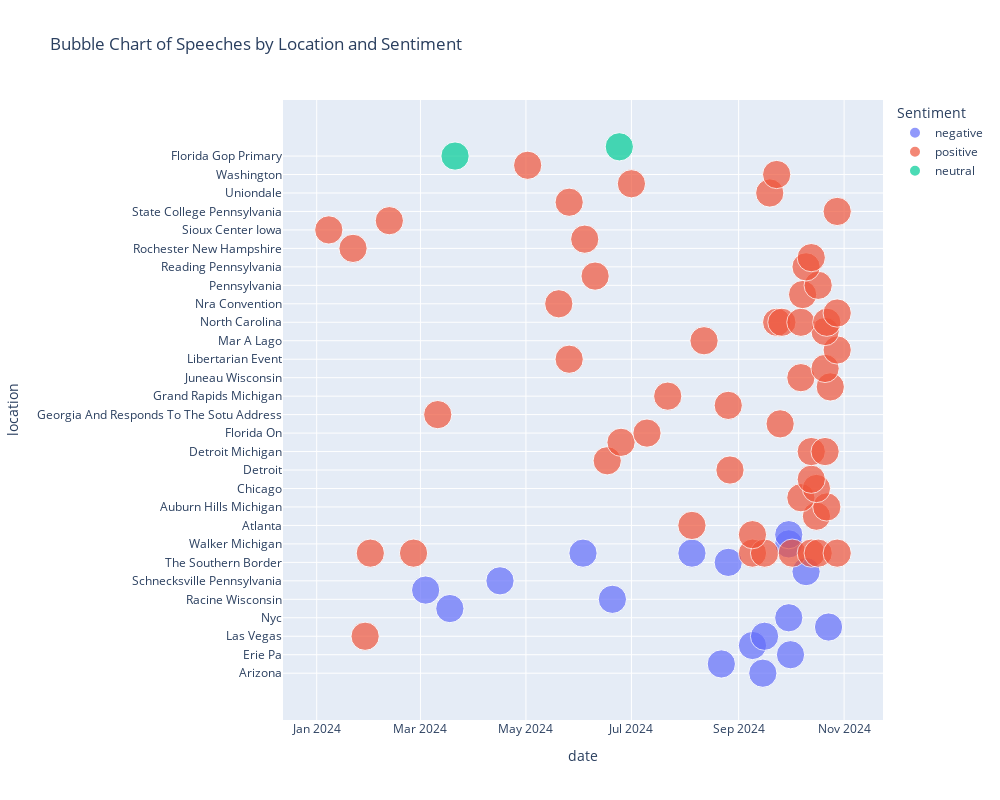

This figure's notebook cell:
### Code cell
# count the number of speeches per location and sentiment
location_sentiment_count = df.groupby(['location', 'date', 'sentiment', 'deliverer', 'title']).size().reset_index(name='count')

# bubble chart
fig = px.scatter(location_sentiment_count, 
                 x='date', 
                 y='location', 
                 size='count', 
                 color='sentiment', 
                 hover_name='deliverer', 
                 hover_data={'title': True, 'count': True},
                 title='Bubble Chart of Speeches by Location and Sentiment')

fig.update_layout(showlegend=True, legend_title_text='Sentiment', width=1000, height=800)

fig.show()

### Figure 1 — Plotly figure (JSON) as saved in the notebook; plotly's stock layout.template omitted (floating-point values rounded to 4 significant figures)
{"data": [{"customdata": [["Rally", 1], ["Rally", 1], ["Unknown", 1], ["Unknown", 1], ["Rally", 1], ["Unknown", 1], ["Unknown", 1], ["Rally", 1], ["Rally", 1], ["Rally", 1], ["Rally", 1], ["Rally", 1], ["Unknown", 1], ["Unknown", 1], ["Address", 1], ["Rally", 1], ["Unknown", 1]], "hovertemplate": "<b>%{hovertext}</b><br><br>sentiment=negative<br>date=%{x}<br>location=%{y}<br>count=%{customdata[1]}<br>title=%{customdata[0]}<extra></extra>", "hovertext": ["Donald Trump", "Donald Trump and J.D. Vance", "Donald Trump", "Donald Trump", "Donald Trump", "Donald Trump", "Donald Trump", "Donald Trump", "Donald Trump", "Donald Trump", "Donald Trump", "Donald Trump", "Donald Trump", "Donald Trump", "Donald Trump", "Donald Trump", "Donald Trump"], "legendgroup": "negative", "marker": {"color": "#636efa", "size": [1, 1, 1, 1, 1, 1, 1, 1, 1, 1, 1, 1, 1, 1, 1, 1, 1], "sizemode": "area", "sizeref": 0.0025, "symbol": "circle"}, "mode": "markers", "name": "negative", "orientation": "v", "showlegend": true, "type": "scatter", "x": ["2024-09-15T00:00:00", "2024-08-22T00:00:00", "2024-10-01T00:00:00", "2024-09-09T00:00:00", "2024-09-16T00:00:00", "2024-10-23T00:00:00", "2024-09-30T00:00:00", "2024-03-18T00:00:00", "2024-06-20T00:00:00", "2024-03-04T00:00:00", "2024-04-16T00:00:00", "2024-10-10T00:00:00", "2024-08-26T00:00:00", "2024-06-03T00:00:00", "2024-08-05T00:00:00", "2024-09-30T00:00:00", "2024-09-30T00:00:00"], "xaxis": "x", "y": ["Arizona", "Asheboro Nc", "Erie Pa", "Fraternal Order Of Police Meeting", "Las Vegas", "Miami Florida", "Nyc", "Ohio", "Racine Wisconsin", "Richmond", "Schnecksville Pennsylvania", "Scranton Pennsylvania", "The Southern Border", "Unknown", "Unknown", "Walker Michigan", "Wisconsin"], "yaxis": "y"}, {"customdata": [["Rally", 1], ["Rally", 1], ["Unknown", 1], ["Rally", 1], ["Unknown", 1], ["Rally", 1], ["Unknown", 1], ["Unknown", 1], ["Unknown", 1], ["Rally", 1], ["Unknown", 1], ["Rally", 1], ["Rally", 1], ["Address", 1], ["Rally", 1], ["Rally", 1], ["Rally", 1], ["Rally", 1], ["Rally", 1], ["Rally", 1], ["Unknown", 1], ["Rally", 1], ["Unknown", 1], ["Unknown", 1], ["Rally", 1], ["Unknown", 1], ["Town Hall", 1], ["Unknown", 1], ["Rally", 1], ["Unknown", 1], ["Unknown", 1], ["Town Hall", 1], ["Rally", 1], ["Rally", 1], ["Rally", 1], ["Unknown", 1], ["Interview", 1], ["Rally", 1], ["Speech", 1], ["Rally", 1], ["Rally", 1], ["Rally", 1], ["Unknown", 1], ["Speech", 1], ["Unknown", 1], ["Unknown", 1], ["Rally", 1], ["Unknown", 1], ["Town Hall", 1], ["Interview", 1], ["Rally", 1], ["Unknown", 1], ["Rally", 1], ["Rally", 1]], "hovertemplate": "<b>%{hovertext}</b><br><br>sentiment=positive<br>date=%{x}<br>location=%{y}<br>count=%{customdata[1]}<br>title=%{customdata[0]}<extra></extra>", "hovertext": ["Donald Trump", "Donald Trump", "Donald Trump", "Donald Trump", "Donald Trump", "Donald Trump", "Donald Trump", "Donald Trump", "Donald Trump", "Donald Trump", "Donald Trump", "Donald Trump", "Donald Trump", "Donald Trump", "Donald Trump", "Donald Trump", "Donald Trump", "Donald Trump", "Donald Trump", "Donald Trump", "Donald Trump", "Donald Trump", "Donald Trump", "Donald Trump", "Donald Trump", "Donald Trump", "Donald Trump", "Donald Trump", "Donald Trump", "Donald Trump", "Donald Trump", "Donald Trump", "Donald Trump", "Donald Trump", "Donald Trump", "Donald Trump", "Donald Trump", "Donald Trump", "Donald Trump", "Donald Trump", "Donald Trump", "Donald Trump", "Donald Trump", "Donald Trump", "Donald Trump", "Donald Trump", "Donald Trump", "Donald Trump", "Donald Trump", "Donald Trump", "Donald Trump", "Donald Trump", "Donald Trump", "Donald Trump"], "legendgroup": "positive", "marker": {"color": "#EF553B", "size": [1, 1, 1, 1, 1, 1, 1, 1, 1, 1, 1, 1, 1, 1, 1, 1, 1, 1, 1, 1, 1, 1, 1, 1, 1, 1, 1, 1, 1, 1, 1, 1, 1, 1, 1, 1, 1, 1, 1, 1, 1, 1, 1, 1, 1, 1, 1, 1, 1, 1, 1, 1, 1, 1], "sizemode": "area", "sizeref": 0.0025, "symbol": "circle"}, "mode": "markers", "name": "positive", "orientation": "v", "showlegend": true, "type": "scatter", "x": ["2024-08-05T00:00:00", "2024-10-16T00:00:00", "2024-10-22T00:00:00", "2024-10-07T00:00:00", "2024-10-16T00:00:00", "2024-10-13T00:00:00", "2024-08-27T00:00:00", "2024-06-17T00:00:00", "2024-10-13T00:00:00", "2024-10-21T00:00:00", "2024-06-25T00:00:00", "2024-07-10T00:00:00", "2024-09-25T00:00:00", "2024-03-11T00:00:00", "2024-08-26T00:00:00", "2024-07-22T00:00:00", "2024-10-24T00:00:00", "2024-10-07T00:00:00", "2024-01-29T00:00:00", "2024-10-21T00:00:00", "2024-05-26T00:00:00", "2024-10-28T00:00:00", "2024-08-12T00:00:00", "2024-10-21T00:00:00", "2024-09-23T00:00:00", "2024-09-26T00:00:00", "2024-10-07T00:00:00", "2024-10-22T00:00:00", "2024-10-28T00:00:00", "2024-05-20T00:00:00", "2024-10-08T00:00:00", "2024-10-17T00:00:00", "2024-06-10T00:00:00", "2024-10-10T00:00:00", "2024-10-13T00:00:00", "2024-01-22T00:00:00", "2024-06-04T00:00:00", "2024-01-08T00:00:00", "2024-02-12T00:00:00", "2024-10-28T00:00:00", "2024-05-26T00:00:00", "2024-09-19T00:00:00", "2024-02-01T00:00:00", "2024-02-26T00:00:00", "2024-09-09T00:00:00", "2024-09-16T00:00:00", "2024-10-02T00:00:00", "2024-10-13T00:00:00", "2024-10-17T00:00:00", "2024-10-28T00:00:00", "2024-07-01T00:00:00", "2024-09-23T00:00:00", "2024-09-09T00:00:00", "2024-05-02T00:00:00"], "xaxis": "x", "y": ["Atlanta", "Atlanta Georgia", "Auburn Hills Michigan", "Butler", "Chicago", "Coachella", "Detroit", "Detroit At Turning Point Event", "Detroit Michigan", "Detroit Michigan", "Faith Freedom Conference", "Florida On", "Georgia", "Georgia And Responds To The Sotu Address", "Glendale Arizona", "Grand Rapids Michigan", "Greensboro North Carolina", "Juneau Wisconsin", "Las Vegas", "Latrobe Pennsylvania", "Libertarian Event", "Madison Square Garden", "Mar A Lago", "Memorial Dinner", "North Carolina", "North Carolina", "North Carolina", "North Carolina", "Novi Michigan", "Nra Convention", "October", "Pennsylvania", "Phoenix", "Reading Pennsylvania", "Reno Nevada", "Rochester New Hampshire", "Show", "Sioux Center Iowa", "South Carolina", "State College Pennsylvania", "The Bronx", "Uniondale", "Unknown", "Unknown", "Unknown", "Unknown", "Unknown", "Unknown", "Unknown", "Unknown", "Virginia", "Washington", "Wisconsin", "Wisconsin On"], "yaxis": "y"}, {"customdata": [["Unknown", 1], ["Rally", 1]], "hovertemplate": "<b>%{hovertext}</b><br><br>sentiment=neutral<br>date=%{x}<br>location=%{y}<br>count=%{customdata[1]}<br>title=%{customdata[0]}<extra></extra>", "hovertext": ["Donald Trump", "Donald Trump"], "legendgroup": "neutral", "marker": {"color": "#00cc96", "size": [1, 1], "sizemode": "area", "sizeref": 0.0025, "symbol": "circle"}, "mode": "markers", "name": "neutral", "orientation": "v", "showlegend": true, "type": "scatter", "x": ["2024-03-21T00:00:00", "2024-06-24T00:00:00"], "xaxis": "x", "y": ["Florida Gop Primary", "Philadelphia"], "yaxis": "y"}], "layout": {"height": 800, "legend": {"itemsizing": "constant", "title": {"text": "Sentiment"}, "tracegroupgap": 0}, "showlegend": true, "title": {"text": "Bubble Chart of Speeches by Location and Sentiment"}, "width": 1000, "xaxis": {"anchor": "y", "domain": [0, 1], "title": {"text": "date"}}, "yaxis": {"anchor": "x", "domain": [0, 1], "title": {"text": "location"}}}}
